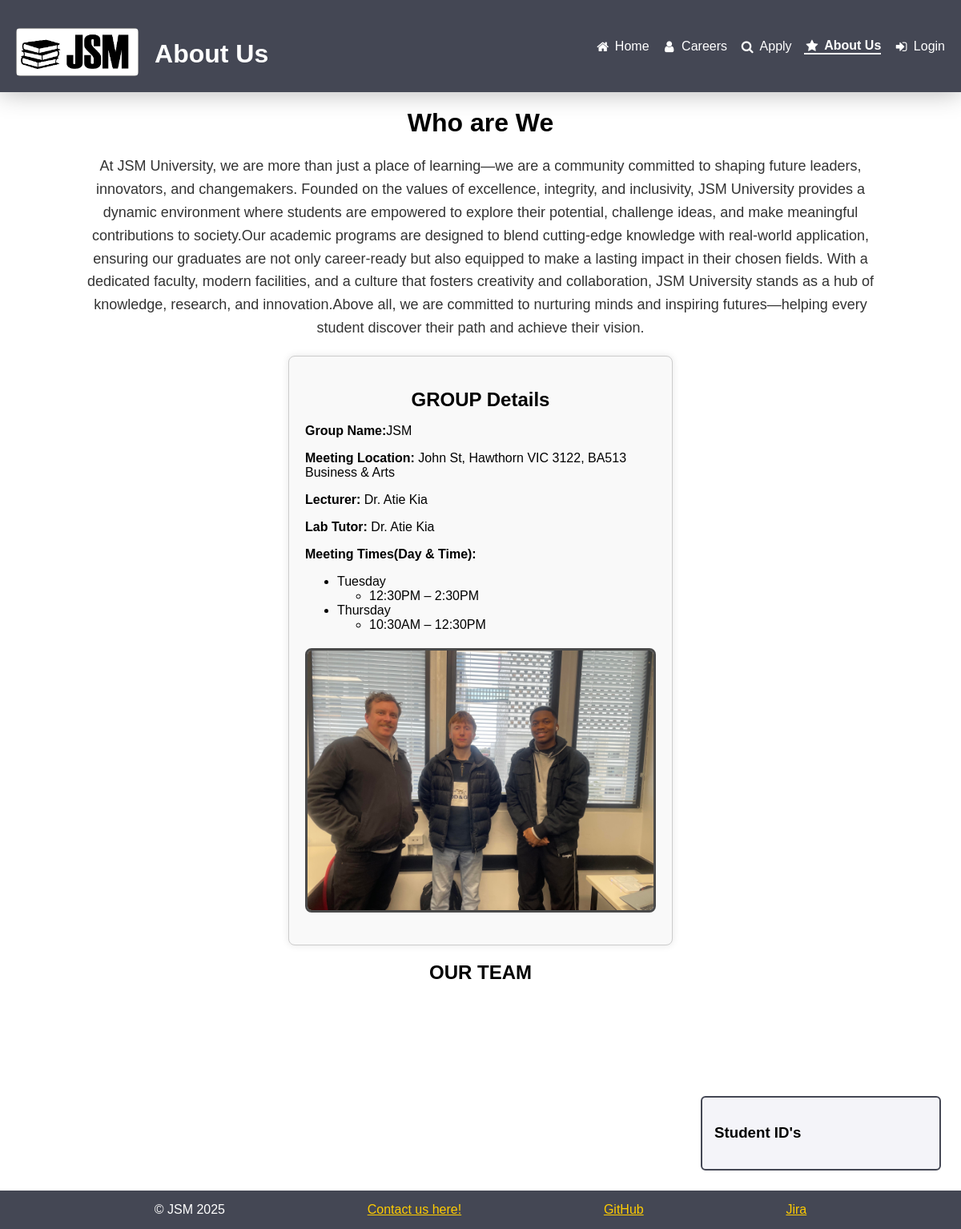
Page /about_new.php on the earlier database version.
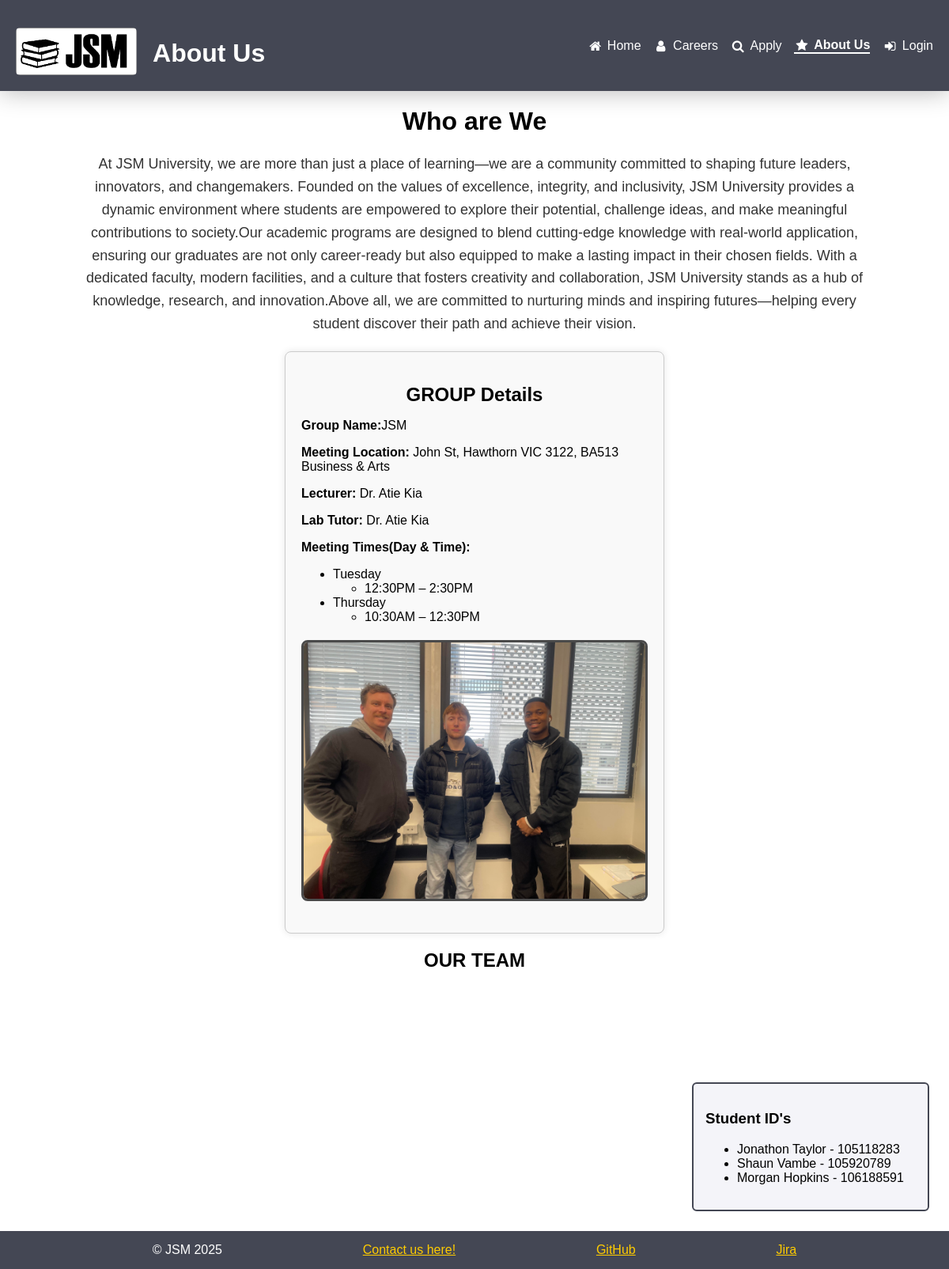
Same page on the later database version.
### tables this page shows
CREATE TABLE Member( 
    MemberID    INT PRIMARY KEY NOT NULL, 
    UserID      INT NOT NULL, 
    FullName    VARCHAR(20), 
    Bio         VARCHAR(2048), 
    FavLanguage VARCHAR(20), 
    FavQuote    VARCHAR(256), 
    DreamJob    VARCHAR(128), 
    CodingSnack VARCHAR(30), 
    HomeTown    VARCHAR(30), 
    ProgLang    VARCHAR(12), 
    FunFact     VARCHAR(256), 
    FOREIGN KEY (UserID) REFERENCES User(ID) ON DELETE CASCADE
);

### about_new.php (the view, shortened to what this page needs)
<?php
$currentPage = 'about';
$pageHeading = 'About Us';
include 'header.inc';
include 'nav.inc';
require_once 'settings.php';
$conn = mysqli_connect($host, $user, $password, $database);
$sql = "SELECT * FROM Member";
$members = mysqli_query($conn, $sql);
echo '<h1><strong>Who are We</strong></h1>';
echo '<p class="aboutus">';
echo 'At JSM University, we are more than just a place of learning—we are a community committed to shaping future leaders, innovators, and changemakers. Founded on the values of excellence, integrity, and inclusivity, JSM University provides a dynamic environment where students are empowered to explore their potential, challenge ideas, and make meaningful contributions to society.';
echo 'Our academic programs are designed to blend cutting-edge knowledge with real-world application, ensuring our graduates are not only career-ready but also equipped to make a lasting impact in their chosen fields. With a dedicated faculty, modern facilities, and a culture that fosters creativity and collaboration, JSM University stands as a hub of knowledge, research, and innovation.';
echo 'Above all, we are committed to nurturing minds and inspiring futures—helping every student discover their path and achieve their vision.';
echo '</p>';
echo '<div class="containerdetails">';
echo '<h2>GROUP Details</h2>';
echo '<p><strong>Group Name:</strong>JSM</p>';
echo '<p><strong>Meeting Location:</strong> John St, Hawthorn VIC 3122, BA513 Business & Arts</p>';
echo '<p><strong>Lecturer:</strong> Dr. Atie Kia</p>';
echo '<p><strong>Lab Tutor:</strong> Dr. Atie Kia</p>';
echo '<p><strong>Meeting Times(Day & Time):</strong></p>';
echo '<ul>';
echo '<li>Tuesday<ul><li>12:30PM – 2:30PM</li></ul></li>';
echo '<li>Thursday<ul><li>10:30AM – 12:30PM</li></ul></li>';
echo '</ul>';
echo '<img src="images/group_photo.jpg" alt="JSM Team Photo" class="group-photo">';
echo '</div>';
echo '<h2 class="team"><strong>OUR TEAM</strong></h2>';
echo '<aside id="teaminfo">';
echo '<h3><strong>Student ID\'s</strong></h3>';
echo '<ul>';
while ($member = mysqli_fetch_assoc($members)) {
    echo "<li>" . $member['FullName'] . " - " . $member['MemberID'] . "</li>";
}
echo '</ul>';
echo '</aside>';
include 'footer.inc';
?>

### header.inc (shortened to what this page needs)
<!DOCTYPE html>
<html lang="en">
<head>
  <link rel="stylesheet" href="styles/style.css">
  <link rel="stylesheet" href="https://cdnjs.cloudflare.com/ajax/libs/font-awesome/4.7.0/css/font-awesome.min.css">
</head>
<body>
<header>
  <div class="header-left">
    <img src="images/logo1.png" alt="JSM University Logo" class="header-logo">
    <h1><strong><?php echo $pageHeading; ?></strong></h1>
  </div>

### nav.inc (shortened to what this page needs)
<nav class="navbar">
    <a <?php if($currentPage == 'index') echo 'class="active"'; ?> href="index.php">
      <i class="fa fa-fw fa-home"></i> Home
    </a>
    <a <?php if($currentPage == 'jobs') echo 'class="active"'; ?> href="jobs.php">
      <i class="fa fa-fw fa-user"></i> Careers
    </a>
    <a <?php if($currentPage == 'apply') echo 'class="active"'; ?> href="apply.php">
      <i class="fa fa-fw fa-search"></i> Apply
    </a>
    <a <?php if($currentPage == 'about') echo 'class="active"'; ?> href="about.php">
      <i class="fa fa-fw fa-star"></i> About Us
    </a>
    <?php
    if (isset($_SESSION['username'])) {
    ?>
        <a <?php if($currentPage == 'manage') echo 'class="active"'; ?> href="manage.php">
            <i class="fa fa-fw fa-tasks"></i> Manage
        </a>
        <a href="logout.php">
            <i class="fa fa-fw fa-sign-out"></i> Logout
        </a>
    <?php
    } else {
    ?>
        <a <?php if($currentPage == 'login') echo 'class="active"'; ?> href="login.php">
            <i class="fa fa-fw fa-sign-in"></i> Login
        </a>
    <?php
    }
    ?>
  </nav>
</header>

### footer.inc
<footer>
  &copy; JSM 2025
  <a href="mailto:info@JSMUniversity.com">Contact us here!</a>
  <a href="https://github.com/mph3196/cos26awp.git">GitHub</a>
  <a href="https://jsm-swinburne.atlassian.net/jira/software/c/projects/JSM/boards/67/timeline">Jira</a>
</footer>
</body>
</html>

### styles/style.css (style rules this page uses)
header { display: flex; justify-content: space-between; align-items: center; background-color: #444754; padding: 20px; box-shadow: 0 0 30px rgba(0, 0, 0, 0.3); }
header h1 { color: #fff; margin: 0; font-family: Arial, sans-serif; }
body { background-color: white; font-family: Arial, sans-serif; margin: 0; padding: 0; }
.navbar { text-align: center; margin-left: auto; display: flex; flex-shrink: 0; }
.navbar a { text-decoration: none; transition: transform 0.3s ease; display: inline-block; color: white; margin-left: 20px; }
.navbar a.active { font-weight: bold; border-bottom: 2px solid #fff; }
footer { display: flex; justify-content: space-evenly; clear: both; text-align: center; background-color: #444754; color: #fff; padding: 15px; margin-top: 30px; }
footer a { color: #ffcc00; text-decoration: underline; }
.header-left { display: flex; align-items: center; gap: 20px; }
.header-logo { height: 60px; width: auto; border-radius: 5px; margin-top: 15px; }
body h1 { text-align: center; margin-top: 20px; }
aside { width: 25%; float: right; border: 2px solid #444754; margin: 25px; padding: 15px; background-color: #f4f4f9; border-radius: 6px; margin-top: 2%; }
p.aboutus { width: 85%; margin: 20px auto; font-size: 18px; line-height: 1.6; color: #333; text-align: center; }
h2.team { text-align: center; margin-top: 20px; }
div.containerdetails { width: 40%; margin: 20px auto; padding: 20px; border: 1px solid #ccc; border-radius: 8px; box-shadow: 0 0 10px rgba(0, 0, 0, 0.1); background-color: #f9f9f9; text-align: left; justify-content: space-between; }
.group-photo { display: block; max-width: 100%; height: auto; margin: 20px auto; border-radius: 8px; border: 3px solid rgba(0, 0, 0, 0.7); }
div.containerdetails h2 { text-align: center; margin-bottom: 15px; }
aside#teaminfo { width: 25%; float: right; border: 2px solid #444754; margin: 25px; padding: 15px; background-color: #f4f4f9; border-radius: 6px; margin-top: 10%; }
* { box-sizing: border-box; }
.navbar a { white-space: nowrap; display: inline-flex; align-items: center; margin-left: 15px; }
.navbar a i { font-size: 1em; margin-right: 5px; }

Differences in the rows shown:
added member: FullName "Jonathon Taylor", MemberID "105118283"
added member: FullName "Shaun Vambe", MemberID "105920789"
added member: FullName "Morgan Hopkins", MemberID "106188591"
